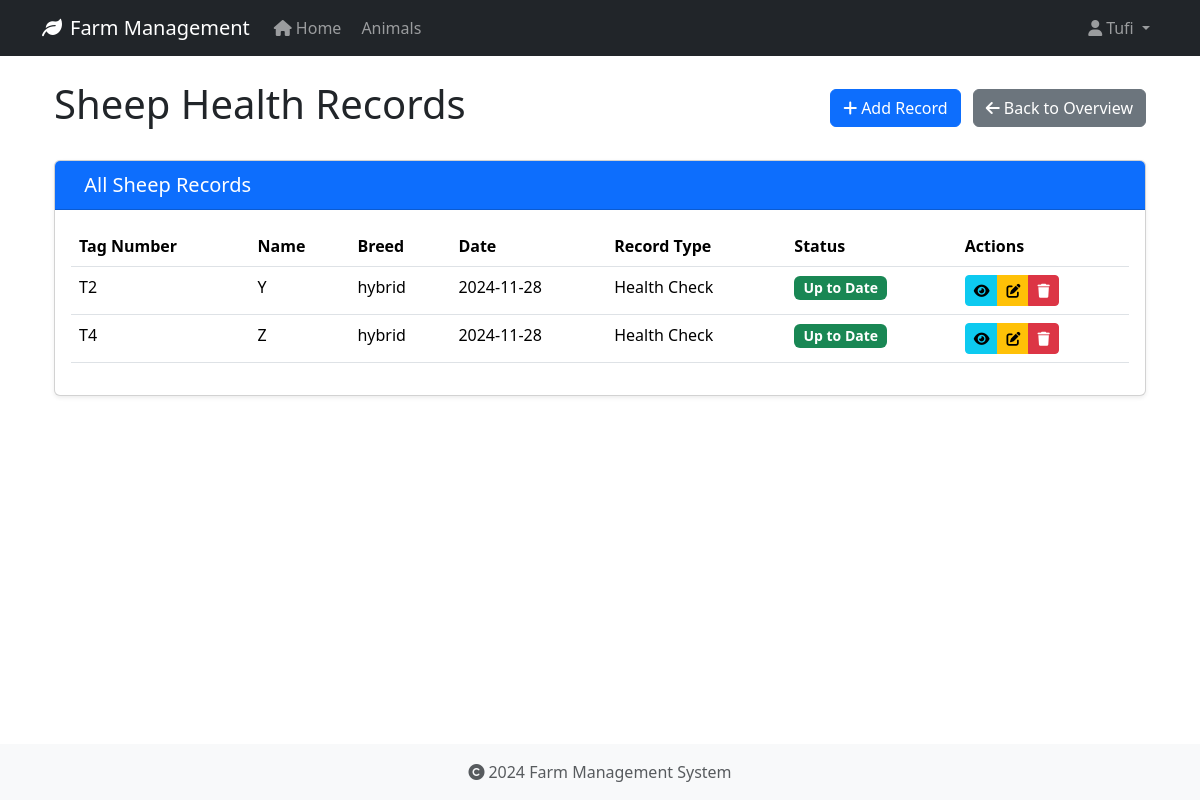
The app's page /health-records/type/sheep (signed in) with its own data.
### app/models/user.py (models this page shows, shortened)
class User(UserMixin, db.Model):
    id = db.Column(db.Integer, primary_key=True)
    username = db.Column(db.String(80), unique=True, nullable=False)
    email = db.Column(db.String(120), unique=True, nullable=False)
    password_hash = db.Column(db.String(128))
    role = db.Column(db.String(20), default='user')
    created_at = db.Column(db.DateTime, default=datetime.utcnow)
    last_login = db.Column(db.DateTime)
    is_active = db.Column(db.Boolean, default=True)
    first_name = db.Column(db.String(50))
    last_name = db.Column(db.String(50))
    reset_token = db.Column(db.String(100), unique=True)  # Store password reset token
    reset_token_expiration = db.Column(db.DateTime)       # Store token expiration time

### app/models/animal.py (models this page shows, shortened)
class HealthRecord(db.Model):
    id = db.Column(db.Integer, primary_key=True)
    animal_id = db.Column(db.Integer, db.ForeignKey('animal.id', ondelete='CASCADE'), nullable=False)
    record_type = db.Column(db.String(50), nullable=False)  # Made nullable=False
    date = db.Column(db.Date, nullable=False)
    description = db.Column(db.Text, nullable=True)
    treatment = db.Column(db.Text, nullable=True)
    cost = db.Column(db.Float, nullable=True)
    next_due_date = db.Column(db.Date, nullable=True)
    created_at = db.Column(db.DateTime, default=datetime.utcnow, nullable=False)
    created_by_id = db.Column(db.Integer, db.ForeignKey('user.id', ondelete='SET NULL'), nullable=True)

class Animal(db.Model):
    id = db.Column(db.Integer, primary_key=True)
    tag_number = db.Column(db.String(50), unique=True, nullable=False, index=True)
    name = db.Column(db.String(100), nullable=True)  # Explicitly mark as nullable
    species = db.Column(db.String(50), nullable=False, index=True)
    breed = db.Column(db.String(50), nullable=True)
    date_of_birth = db.Column(db.Date, nullable=True)
    gender = db.Column(db.String(20), nullable=True)
    weight = db.Column(db.Float, nullable=True)
    status = db.Column(db.String(20), default='active', nullable=False)
    purchase_date = db.Column(db.Date, nullable=True)
    purchase_price = db.Column(db.Float, nullable=True)
    notes = db.Column(db.Text, nullable=True)
    created_at = db.Column(db.DateTime, default=datetime.utcnow, nullable=False)
    updated_at = db.Column(db.DateTime, default=datetime.utcnow, onupdate=datetime.utcnow, nullable=False)
    wool_type = db.Column(db.String(50), nullable=True)
    last_shearing = db.Column(db.Date, nullable=True)
    fleece_weight = db.Column(db.Float, nullable=True)
    wool_grade = db.Column(db.String(20), nullable=True)
    lambing_status = db.Column(db.String(50), nullable=True)
    lambing_date = db.Column(db.Date, nullable=True)
    milk_production = db.Column(db.Float, nullable=True)
    last_milking = db.Column(db.Date, nullable=True)  # Changed from DateTime to Date
    milk_quality = db.Column(db.String(20), nullable=True)
    calving_status = db.Column(db.String(50), nullable=True)
    calving_date = db.Column(db.Date, nullable=True)
    milk_fat_content = db.Column(db.Float, nullable=True)
    egg_production = db.Column(db.Integer, nullable=True)
    egg_color = db.Column(db.String(20), nullable=True)
    comb_type = db.Column(db.String(20), nullable=True)
    laying_status = db.Column(db.String(20), nullable=True)
    last_laying_date = db.Column(db.Date, nullable=True)
    egg_size = db.Column(db.String(20), nullable=True)
    category = db.Column(db.String(50), nullable=True)
    special_needs = db.Column(db.Text, nullable=True)
    diet_requirements = db.Column(db.Text, nullable=True)
    habitat = db.Column(db.String(100), nullable=True)
    health_records = db.relationship('HealthRecord', backref='animal', lazy=True, cascade='all, delete-orphan')

### app/routes/health_records.py (the view)
@bp.route('/type/<animal_type>')
@login_required
def list_by_type(animal_type):
    today = date.today()
    species = animal_type.capitalize()
    records = (HealthRecord.query
              .join(Animal)
              .filter(Animal.species == species)
              .order_by(HealthRecord.date.desc())
              .all())
    try:
        return render_template(f'health_records/{animal_type.lower()}/list.html',
                             records=records,
                             animal_type=species,
                             today=today)
    except TemplateNotFound:
        try:
            return render_template('health_records/shared/list.html',
                                 records=records,
                                 animal_type=species,
                                 today=today)
        except TemplateNotFound as e:
            print(f"Debug - Looking for templates at:")
            print(f"1. health_records/{animal_type.lower()}/list.html")
            print(f"2. health_records/shared/list.html")
            raise e

### app/models/user.py (called while the page is built)
@login_manager.user_loader
def load_user(user_id):
    return User.query.get(int(user_id))

### app/templates/health_records/sheep/list.html (shortened to what this page needs)
{% extends "base.html" %}
{% block content %}
<div class="container">
    <div class="d-flex justify-content-between align-items-center mb-4">
        <h1>{{ animal_type }} Health Records</h1>
        <div>
            {% if animal_type == 'Sheep' %}
                <a href="{{ url_for('health_records.add_sheep') }}" class="btn btn-primary me-2">
                    <i class="fas fa-plus me-1"></i>Add Record
                </a>
            {% elif animal_type == 'Cattle' %}
                <a href="{{ url_for('health_records.add_cattle') }}" class="btn btn-success me-2">
                    <i class="fas fa-plus me-1"></i>Add Record
                </a>
            {% elif animal_type == 'Goat' %}
                <a href="{{ url_for('health_records.add_goat') }}" class="btn btn-warning me-2">
                    <i class="fas fa-plus me-1"></i>Add Record
                </a>
            {% elif animal_type == 'Chicken' %}
                <a href="{{ url_for('health_records.add_chicken') }}" class="btn btn-info me-2">
                    <i class="fas fa-plus me-1"></i>Add Record
                </a>
            {% endif %}
            <a href="{{ url_for('health_records.index') }}" class="btn btn-secondary">
                <i class="fas fa-arrow-left me-1"></i>Back to Overview
            </a>
        </div>
    </div>
    <div class="card">
        <div class="card-header {% if animal_type == 'Sheep' %}bg-primary
                               {% elif animal_type == 'Cattle' %}bg-success
                               {% elif animal_type == 'Goat' %}bg-warning
                               {% elif animal_type == 'Chicken' %}bg-info{% endif %} text-white">
            <h2 class="h5 mb-0">
                All {{ animal_type }} Records
            </h2>
        </div>
        <div class="card-body">
            {% if records %}
                <div class="table-responsive">
                    <table class="table table-hover">
                        <thead>
                            <tr>
                                <th>Tag Number</th>
                                <th>Name</th>
                                <th>Breed</th>
                                <th>Date</th>
                                <th>Record Type</th>
                                <th>Status</th>
                                <th>Actions</th>
                            </tr>
                        </thead>
                        <tbody>
                            {% for record in records %}
                            <tr>
                                <td>{{ record.animal.tag_number }}</td>
                                <td>{{ record.animal.name or 'N/A' }}</td>
                                <td>{{ record.animal.breed or 'N/A' }}</td>
                                <td>{{ record.date.strftime('%Y-%m-%d') }}</td>
                                <td>{{ record.record_type }}</td>
                                <td>
                                    <span class="badge {% if record.next_due_date and record.next_due_date < today %}bg-danger
                                                   {% elif record.next_due_date == today %}bg-warning
                                                   {% else %}bg-success{% endif %}">
                                        {% if record.next_due_date and record.next_due_date < today %}
                                            Overdue
                                        {% elif record.next_due_date == today %}
                                            Due Today
                                        {% else %}
                                            Up to Date
                                        {% endif %}
                                    </span>
                                </td>
                                <td>
                                    <div class="btn-group btn-group-sm">
                                        <a href="{{ url_for('health_records.view', id=record.id) }}"
                                           class="btn btn-info" title="View">
                                            <i class="fas fa-eye"></i>
                                        </a>
                                        <a href="{{ url_for('health_records.edit', id=record.id) }}"
                                           class="btn btn-warning" title="Edit">
                                            <i class="fas fa-edit"></i>
                                        </a>
                                        <button type="button" class="btn btn-danger" title="Delete"
                                                onclick="confirmDelete({{ record.id }}, '{{ record.animal.tag_number }}')">
                                            <i class="fas fa-trash"></i>
                                        </button>
                                    </div>
                                </td>
                            </tr>
                            {% endfor %}
                        </tbody>
                    </table>
                </div>
            {% endif %}
        </div>
    </div>
</div>
{% endblock %}

### app/templates/base.html (shortened to what this page needs)
<!DOCTYPE html>
<html lang="en">
<head>
    <link rel="stylesheet" href="https://cdn.jsdelivr.net/npm/bootstrap@5.3.2/dist/css/bootstrap.min.css">
    <link rel="stylesheet" href="https://cdnjs.cloudflare.com/ajax/libs/font-awesome/6.0.0/css/all.min.css">
    <link rel="stylesheet" href="{{ url_for('static', filename='css/main.css') }}">
</head>
<body>
    <nav class="navbar navbar-expand-lg navbar-dark bg-dark">
        <div class="container">
            <a class="navbar-brand" href="{{ url_for('main.index') }}">
                <i class="fas fa-leaf me-2"></i>Farm Management
            </a>
            <div class="collapse navbar-collapse" id="navbarNav">
                <ul class="navbar-nav">
                    <li class="nav-item">
                        <a class="nav-link" href="{{ url_for('main.index') }}">
                            <i class="fas fa-home me-1"></i>Home
                        </a>
                    </li>
                    <li class="nav-item">
                        <a class="nav-link" href="{{ url_for('animals.index') }}">
                            Animals
                        </a>
                    </li>
                </ul>
                <ul class="navbar-nav ms-auto">
                    {% if current_user.is_authenticated %}
                        <li class="nav-item dropdown">
                            <a class="nav-link dropdown-toggle" href="#" id="userDropdown" role="button" data-bs-toggle="dropdown">
                                <i class="fas fa-user me-1"></i>{{ current_user.username }}
                            </a>
                        </li>
                    {% endif %}
                </ul>
            </div>
        </div>
    </nav>
    <main class="container mt-4">
        {% block content %}
        {% endblock %}
    </main>
    <footer class="footer mt-auto py-3 bg-light">
        <div class="container text-center">
            <span class="text-muted">
                <i class="fas fa-copyright me-1"></i>2024 Farm Management System
            </span>
        </div>
    </footer>
</body>
</html>

### app/static/css/main.css (style rules this page uses)
body { min-height: 100vh; display: flex; flex-direction: column; }
main { flex: 1 0 auto; }
.footer { flex-shrink: 0; }

### app/templates/health_records/sheep/list.html (style rules this page uses)
.card { box-shadow: 0 0.125rem 0.25rem rgba(0, 0, 0, 0.075); }
.card-header { padding: 0.75rem 1rem; }
.table th { font-weight: 600; }
.badge { font-size: 0.875rem; }

### records on screen
User: username "Tufi"
HealthRecord: animal.tag_number "T2", animal "Y", animal "hybrid", date "2024-11-28", record_type "Health Check", shows "Up to Date"
HealthRecord: animal.tag_number "T4", animal "Z", animal "hybrid", date "2024-11-28", record_type "Health Check", shows "Up to Date"

### other values on screen
{{ animal_type }} "Sheep"
